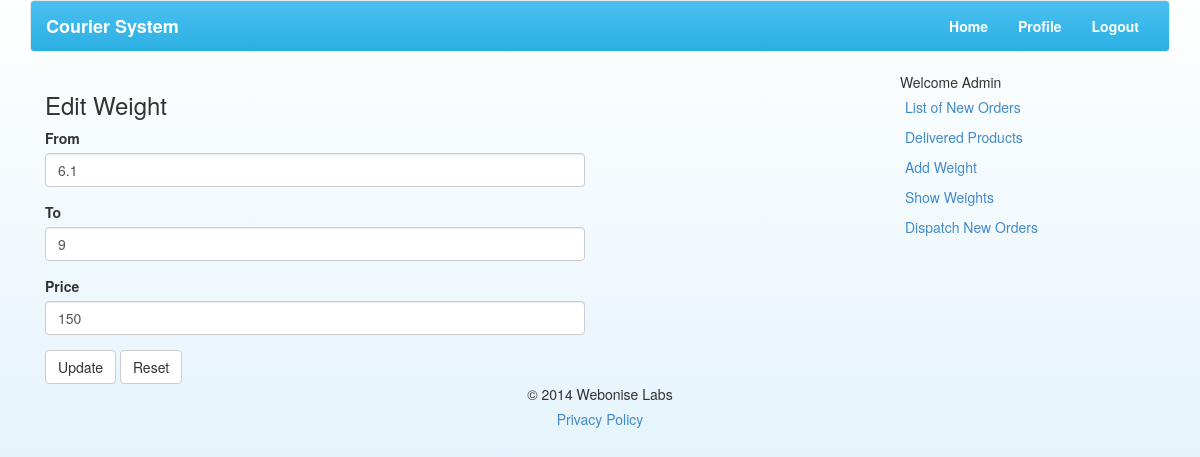
/editWeights.php?id=3 (signed in), run on the app's committed database.
### tables this page shows
CREATE TABLE IF NOT EXISTS `weight` (
  `id` int(3) NOT NULL AUTO_INCREMENT,
  `from_range` float NOT NULL,
  `to_range` float NOT NULL,
  `price` int(10) NOT NULL,
  PRIMARY KEY (`id`)
);

### classes/DBClass.php (called while the page is built, shortened)
<?php
class DB extends PDO
{
	function getWeightDetails($id)
	{
		try
		{
			$stmt = parent::prepare("SELECT * FROM weight WHERE id=?");
			$stmt->bindParam(1, $id);
			if($stmt->execute())
			{
				return $stmt->fetch(PDO::FETCH_ASSOC);
			}
			else
			{
				return false;
			}
		}
 		catch (PDOException $e) {
   			 echo 'Error: ' . $e->getMessage();
			 die();
		}
	}
}
?>

### editWeights.php (the view, shortened to what this page needs)
<?php
require_once("header.php");
?>
<div class="col-lg-6">
	<h3>Edit Weight</h3>
	<?php
	if(isset($_GET['id']))
	{
		if($result = $db->getWeightDetails($_GET['id']))
		{
	?>
	<form action="editWeights.php" method="post">
		<div class="form-group">
			<label>From</label>
			<input type="text" class="form-control" name="from" id="from" value="<?php echo $result['from_range']; ?>" placeholder="Enter From Weight"/>
		</div>
		<div class="form-group">
			<label>To</label>
			<input type="text" class="form-control" name="to" id="to" value="<?php echo $result['to_range']; ?>" placeholder="Enter To Weight"/>
		</div>
		<div class="form-group">
			<label>Price</label>
			<input type="text" class="form-control" name="price" id="price" value="<?php echo $result['price']; ?>" placeholder="Enter Price"/>
		</div>
		<button type="submit" name="submit" class="btn btn-default">Update</button>
		<button type="reset" class="btn btn-default">Reset</button>
	</form>
	<?php
		}
		else
		{
			echo '<p class="text-danger">Invalid Weight Range Selected</p>';
		}
	}
	?>
</div>
<div class="col-lg-3">
</div>
<div class="col-lg-3">
</div>
<?php
require_once("footer.php");
?>

### data on the page
weight: from "6.1", to "9", price "150"

### other printed values
$_COOKIE['user_name'] "Admin"
